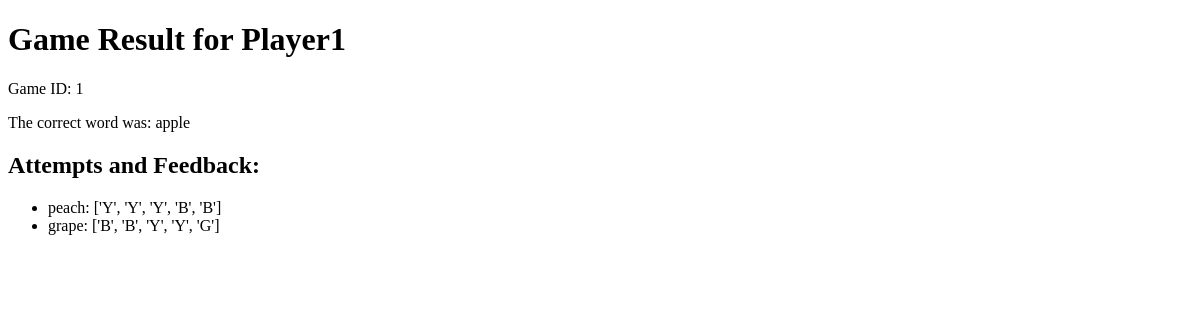
The app's page /wordle_game/1/result/, older data.
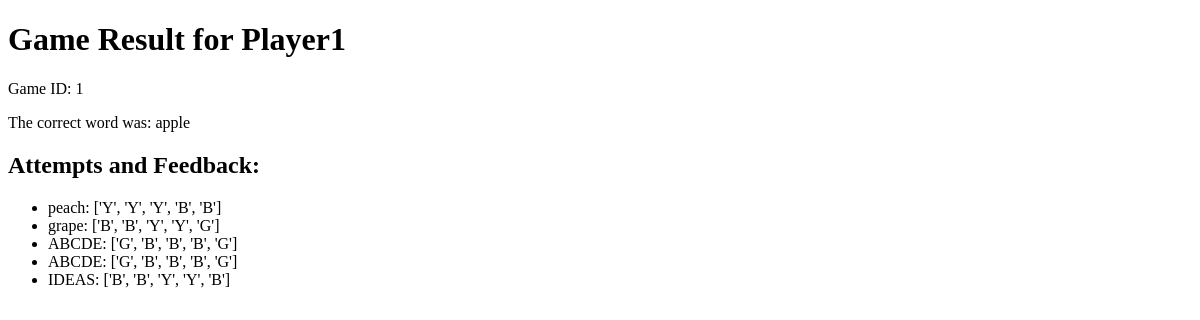
The same page, newer data.
### wordle_game/models.py (models this page shows, shortened)
class Attempt(models.Model):
    word = models.ForeignKey(Word, on_delete=models.CASCADE)
    attempt_text = models.CharField(max_length=5)

### wordle_game/views.py (the view)
# urls.py: path("<int:game_id>/result/", views.game_result, name="game_result"),
def game_result(request, game_id):
    game = Game.objects.get(id=game_id)
    attempts = game.attempts.all()
    feedbacks = [
        {"attempt_text": attempt.attempt_text, "feedback": game.provide_feedback(attempt.attempt_text)}
        for attempt in attempts
    ]
    return render(request, "wordle_game/game_result.html", {"game": game, "feedbacks": feedbacks})

### wordle_game/models.py (called while the page is built)
    def provide_feedback(self, attempt_text):
        feedback = []
        correct_word_text = self.correct_word.text.lower()  # Convert to lowercase for consistency
        attempt_text = attempt_text.lower()  # Convert attempt to lowercase
        for i in range(len(attempt_text)):
            if attempt_text[i] == correct_word_text[i]:
                feedback.append('G')
            elif attempt_text[i] in correct_word_text:
                feedback.append('Y')
            else:
                feedback.append('B')
        return feedback

### wordle_game/templates/wordle_game/game_result.html (shortened to what this page needs)
<!DOCTYPE html>
<html lang="en">
<head>
</head>
<body>
    <h1>Game Result for {{ game.player_name }}</h1>
<p>Game ID: {{ game.id }}</p>
<p>The correct word was: {{ game.correct_word.text }}</p>
<h2>Attempts and Feedback:</h2>
{% if feedbacks %}
    <ul>
        {% for feedback in feedbacks %}
            <li>{{ feedback.attempt_text }}: {{ feedback.feedback }}</li>
        {% endfor %}
    </ul>
{% else %}
    <p>No attempts were made.</p>
{% endif %}
</body>
</html>

Row changes from the older to the newer data that the page shows:
added Attempt: attempt_text "ABCDE"
added Attempt: attempt_text "ABCDE"
added Attempt: attempt_text "IDEAS"
Text that changed along with them:
new list line: ": ['G', 'B', 'B', 'B', 'G']"
new list line: ": ['B', 'B', 'Y', 'Y', 'B']"
